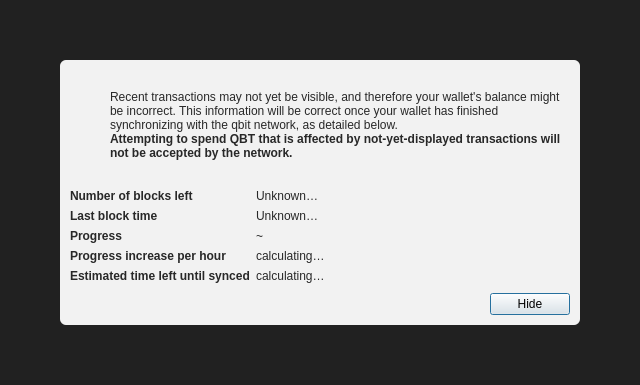
<?xml version="1.0" encoding="UTF-8"?>
<ui version="4.0">
 <class>ModalOverlay</class>
 <widget class="QWidget" name="ModalOverlay">
  <property name="geometry">
   <rect>
    <x>0</x>
    <y>0</y>
    <width>640</width>
    <height>385</height>
   </rect>
  </property>
  <property name="windowTitle">
   <string>Form</string>
  </property>
  <layout class="QVBoxLayout" name="verticalLayout" stretch="0">
   <property name="sizeConstraint">
    <enum>QLayout::SetDefaultConstraint</enum>
   </property>
   <property name="leftMargin">
    <number>0</number>
   </property>
   <property name="topMargin">
    <number>0</number>
   </property>
   <property name="rightMargin">
    <number>0</number>
   </property>
   <property name="bottomMargin">
    <number>0</number>
   </property>
   <item>
    <widget class="QWidget" name="bgWidget" native="true">
     <property name="styleSheet">
      <string notr="true">#bgWidget { background: rgba(0,0,0,220); }</string>
     </property>
     <layout class="QVBoxLayout" name="verticalLayoutMain" stretch="1">
      <property name="leftMargin">
       <number>60</number>
      </property>
      <property name="topMargin">
       <number>60</number>
      </property>
      <property name="rightMargin">
       <number>60</number>
      </property>
      <property name="bottomMargin">
       <number>60</number>
      </property>
      <item>
       <widget class="QWidget" name="contentWidget" native="true">
        <property name="styleSheet">
         <string notr="true">#contentWidget { background: rgba(255,255,255,240); border-radius: 6px; }

QLabel { color: rgb(40,40,40);  }</string>
        </property>
        <layout class="QVBoxLayout" name="verticalLayoutSub" stretch="1,0,0,0">
         <property name="spacing">
          <number>0</number>
         </property>
         <property name="leftMargin">
          <number>10</number>
         </property>
         <property name="topMargin">
          <number>10</number>
         </property>
         <property name="rightMargin">
          <number>10</number>
         </property>
         <property name="bottomMargin">
          <number>10</number>
         </property>
         <item>
          <layout class="QHBoxLayout" name="horizontalLayoutIconText" stretch="0,1">
           <property name="topMargin">
            <number>20</number>
           </property>
           <item>
            <layout class="QVBoxLayout" name="verticalLayoutIcon">
             <property name="leftMargin">
              <number>0</number>
             </property>
             <item>
              <widget class="QPushButton" name="warningIcon">
               <property name="enabled">
                <bool>false</bool>
               </property>
               <property name="text">
                <string/>
               </property>
               <property name="icon">
                <iconset>
                 <normaloff>:/icons/warning</normaloff>
                 <disabledoff>:/icons/warning</disabledoff>:/icons/warning</iconset>
               </property>
               <property name="iconSize">
                <size>
                 <width>48</width>
                 <height>48</height>
                </size>
               </property>
               <property name="flat">
                <bool>true</bool>
               </property>
              </widget>
             </item>
             <item>
              <spacer name="verticalSpacerWarningIcon">
               <property name="orientation">
                <enum>Qt::Vertical</enum>
               </property>
               <property name="sizeHint" stdset="0">
                <size>
                 <width>20</width>
                 <height>40</height>
                </size>
               </property>
              </spacer>
             </item>
            </layout>
           </item>
           <item>
            <layout class="QVBoxLayout" name="verticalLayoutInfoText">
             <property name="leftMargin">
              <number>0</number>
             </property>
             <property name="topMargin">
              <number>0</number>
             </property>
             <item>
              <widget class="QLabel" name="infoText">
               <property name="text">
                <string>Recent transactions may not yet be visible, and therefore your wallet's balance might be incorrect. This information will be correct once your wallet has finished synchronizing with the qbit network, as detailed below.</string>
               </property>
               <property name="textFormat">
                <enum>Qt::RichText</enum>
               </property>
               <property name="wordWrap">
                <bool>true</bool>
               </property>
              </widget>
             </item>
             <item>
              <widget class="QLabel" name="infoTextStrong">
               <property name="font">
                <font>
                 <weight>75</weight>
                 <bold>true</bold>
                </font>
               </property>
               <property name="text">
                <string>Attempting to spend QBT that is affected by not-yet-displayed transactions will not be accepted by the network.</string>
               </property>
               <property name="textFormat">
                <enum>Qt::RichText</enum>
               </property>
               <property name="wordWrap">
                <bool>true</bool>
               </property>
              </widget>
             </item>
             <item>
              <spacer name="verticalSpacerInTextSpace">
               <property name="orientation">
                <enum>Qt::Vertical</enum>
               </property>
               <property name="sizeHint" stdset="0">
                <size>
                 <width>20</width>
                 <height>40</height>
                </size>
               </property>
              </spacer>
             </item>
            </layout>
           </item>
          </layout>
         </item>
         <item>
          <spacer name="verticalSpacerAfterText">
           <property name="orientation">
            <enum>Qt::Vertical</enum>
           </property>
           <property name="sizeHint" stdset="0">
            <size>
             <width>20</width>
             <height>40</height>
            </size>
           </property>
          </spacer>
         </item>
         <item>
          <layout class="QFormLayout" name="formLayout">
           <property name="fieldGrowthPolicy">
            <enum>QFormLayout::FieldsStayAtSizeHint</enum>
           </property>
           <property name="horizontalSpacing">
            <number>6</number>
           </property>
           <property name="verticalSpacing">
            <number>6</number>
           </property>
           <property name="topMargin">
            <number>10</number>
           </property>
           <item row="0" column="0">
            <widget class="QLabel" name="labelNumberOfBlocksLeft">
             <property name="font">
              <font>
               <weight>75</weight>
               <bold>true</bold>
              </font>
             </property>
             <property name="text">
              <string>Number of blocks left</string>
             </property>
            </widget>
           </item>
           <item row="0" column="1">
            <widget class="QLabel" name="numberOfBlocksLeft">
             <property name="text">
              <string>Unknown…</string>
             </property>
            </widget>
           </item>
           <item row="1" column="0">
            <widget class="QLabel" name="labelLastBlockTime">
             <property name="font">
              <font>
               <weight>75</weight>
               <bold>true</bold>
              </font>
             </property>
             <property name="text">
              <string>Last block time</string>
             </property>
            </widget>
           </item>
           <item row="1" column="1">
            <widget class="QLabel" name="newestBlockDate">
             <property name="sizePolicy">
              <sizepolicy hsizetype="Maximum" vsizetype="Preferred">
               <horstretch>0</horstretch>
               <verstretch>0</verstretch>
              </sizepolicy>
             </property>
             <property name="text">
              <string>Unknown…</string>
             </property>
            </widget>
           </item>
           <item row="2" column="0">
            <widget class="QLabel" name="labelSyncDone">
             <property name="font">
              <font>
               <weight>75</weight>
               <bold>true</bold>
              </font>
             </property>
             <property name="text">
              <string>Progress</string>
             </property>
            </widget>
           </item>
           <item row="2" column="1">
            <layout class="QHBoxLayout" name="horizontalLayoutSync" stretch="0,1">
             <item>
              <widget class="QLabel" name="percentageProgress">
               <property name="text">
                <string notr="true">~</string>
               </property>
              </widget>
             </item>
            </layout>
           </item>
           <item row="4" column="0">
            <widget class="QLabel" name="labelProgressIncrease">
             <property name="font">
              <font>
               <weight>75</weight>
               <bold>true</bold>
              </font>
             </property>
             <property name="text">
              <string>Progress increase per hour</string>
             </property>
            </widget>
           </item>
           <item row="4" column="1">
            <widget class="QLabel" name="progressIncreasePerH">
             <property name="text">
              <string>calculating…</string>
             </property>
            </widget>
           </item>
           <item row="5" column="0">
            <widget class="QLabel" name="labelEstimatedTimeLeft">
             <property name="font">
              <font>
               <weight>75</weight>
               <bold>true</bold>
              </font>
             </property>
             <property name="text">
              <string>Estimated time left until synced</string>
             </property>
            </widget>
           </item>
           <item row="5" column="1">
            <widget class="QLabel" name="expectedTimeLeft">
             <property name="text">
              <string>calculating…</string>
             </property>
            </widget>
           </item>
          </layout>
         </item>
         <item>
          <layout class="QHBoxLayout" name="horizontalLayoutButtons">
           <property name="leftMargin">
            <number>10</number>
           </property>
           <property name="topMargin">
            <number>10</number>
           </property>
           <item>
            <spacer name="horizontalSpacer">
             <property name="orientation">
              <enum>Qt::Horizontal</enum>
             </property>
             <property name="sizeHint" stdset="0">
              <size>
               <width>40</width>
               <height>20</height>
              </size>
             </property>
            </spacer>
           </item>
           <item>
            <widget class="QPushButton" name="closeButton">
             <property name="text">
              <string>Hide</string>
             </property>
             <property name="shortcut">
              <string>Esc</string>
             </property>
             <property name="focusPolicy">
              <enum>Qt::StrongFocus</enum>
             </property>
             <property name="default">
              <bool>true</bool>
             </property>
            </widget>
           </item>
          </layout>
         </item>
        </layout>
       </widget>
      </item>
     </layout>
    </widget>
   </item>
  </layout>
 </widget>
 <resources/>
 <connections/>
</ui>
